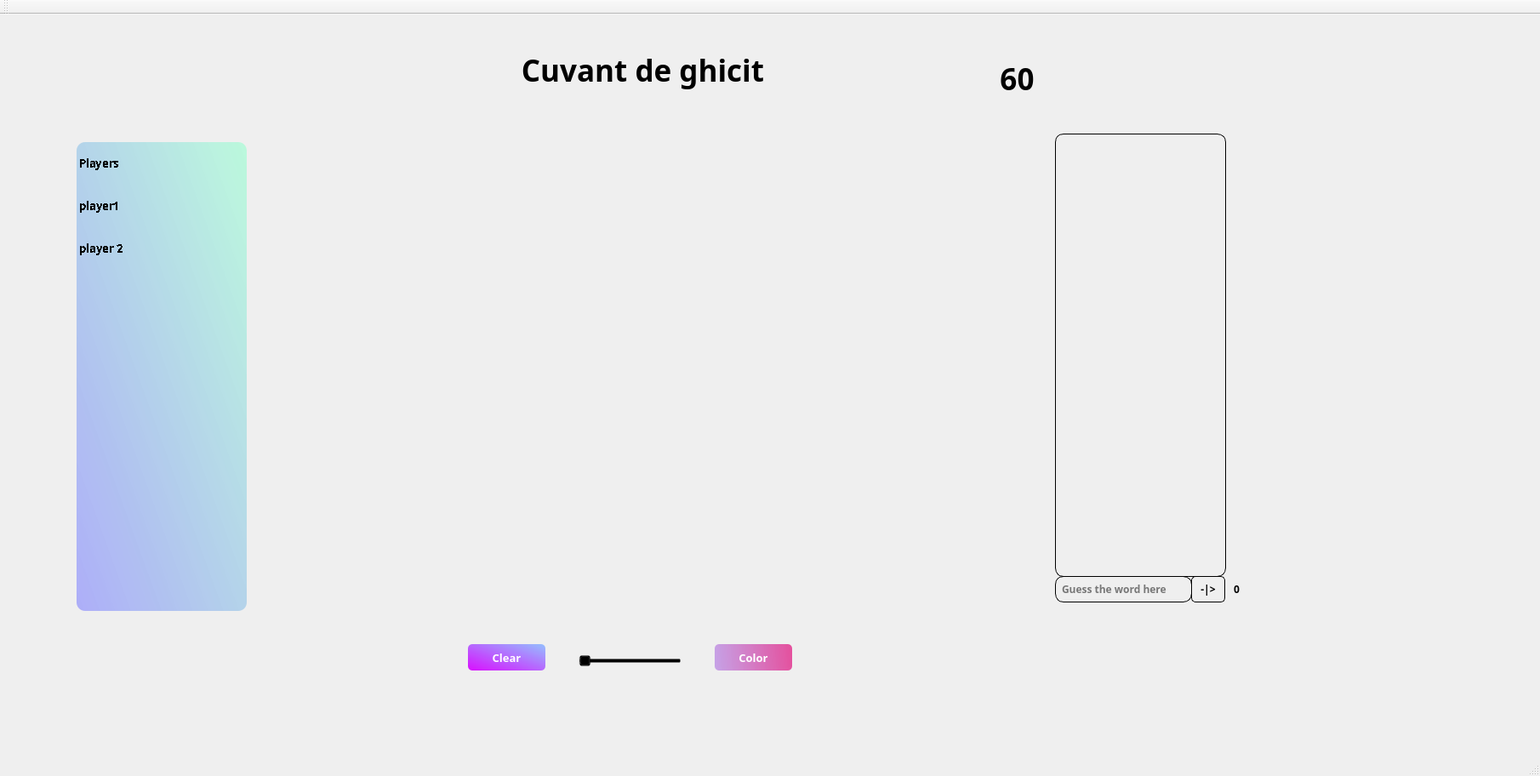
<?xml version="1.0" encoding="UTF-8"?>
<ui version="4.0">
 <class>gameWindowClass</class>
 <widget class="QMainWindow" name="gameWindowClass">
  <property name="geometry">
   <rect>
    <x>0</x>
    <y>0</y>
    <width>1810</width>
    <height>912</height>
   </rect>
  </property>
  <property name="windowTitle">
   <string>gameWindow</string>
  </property>
  <property name="styleSheet">
   <string notr="true"/>
  </property>
  <widget class="QWidget" name="centralWidget">
   <widget class="QTextEdit" name="messageArea">
    <property name="geometry">
     <rect>
      <x>1240</x>
      <y>140</y>
      <width>201</width>
      <height>521</height>
     </rect>
    </property>
    <property name="font">
     <font>
      <family>Yu Gothic UI Semibold</family>
      <pointsize>10</pointsize>
      <bold>true</bold>
     </font>
    </property>
    <property name="styleSheet">
     <string notr="true">border-radius: 10px;
 padding: 5px;
border:1px solid rgb(0, 0, 0);
background-color: transparent;</string>
    </property>
    <property name="readOnly">
     <bool>true</bool>
    </property>
   </widget>
   <widget class="QLineEdit" name="inputField">
    <property name="geometry">
     <rect>
      <x>1240</x>
      <y>660</y>
      <width>161</width>
      <height>31</height>
     </rect>
    </property>
    <property name="sizePolicy">
     <sizepolicy hsizetype="Maximum" vsizetype="Expanding">
      <horstretch>0</horstretch>
      <verstretch>0</verstretch>
     </sizepolicy>
    </property>
    <property name="font">
     <font>
      <family>Yu Gothic UI Semibold</family>
      <bold>true</bold>
     </font>
    </property>
    <property name="styleSheet">
     <string notr="true">border-radius: 10px; 
padding: 5px;
border: 1px solid rgb(0, 0, 0);
background-color: transparent;</string>
    </property>
    <property name="inputMask">
     <string/>
    </property>
    <property name="placeholderText">
     <string>Guess the word here</string>
    </property>
    <property name="clearButtonEnabled">
     <bool>false</bool>
    </property>
   </widget>
   <widget class="QPushButton" name="sendButton">
    <property name="enabled">
     <bool>true</bool>
    </property>
    <property name="geometry">
     <rect>
      <x>1400</x>
      <y>660</y>
      <width>40</width>
      <height>31</height>
     </rect>
    </property>
    <property name="maximumSize">
     <size>
      <width>40</width>
      <height>16777215</height>
     </size>
    </property>
    <property name="font">
     <font>
      <family>Yu Gothic UI Semibold</family>
      <bold>true</bold>
     </font>
    </property>
    <property name="styleSheet">
     <string notr="true">QPushButton#sendButton {
    background-color: rgb(255, 255, 255);
    border-radius: 5px;
    color: rgb(0, 0, 0);
border:1px solid rgb(0, 0, 0);
background-color: transparent;
}
</string>
    </property>
    <property name="text">
     <string>-|&gt;</string>
    </property>
   </widget>
   <widget class="QLabel" name="charCountLabel">
    <property name="geometry">
     <rect>
      <x>1450</x>
      <y>660</y>
      <width>16</width>
      <height>31</height>
     </rect>
    </property>
    <property name="font">
     <font>
      <family>Yu Gothic UI Semibold</family>
      <bold>true</bold>
     </font>
    </property>
    <property name="styleSheet">
     <string notr="true">background-color: transparent;</string>
    </property>
    <property name="text">
     <string>0</string>
    </property>
   </widget>
   <widget class="QSlider" name="penWidthSlider">
    <property name="geometry">
     <rect>
      <x>680</x>
      <y>750</y>
      <width>121</width>
      <height>20</height>
     </rect>
    </property>
    <property name="styleSheet">
     <string notr="true">background-color: transparent;</string>
    </property>
    <property name="minimum">
     <number>1</number>
    </property>
    <property name="maximum">
     <number>10</number>
    </property>
    <property name="pageStep">
     <number>1</number>
    </property>
    <property name="sliderPosition">
     <number>1</number>
    </property>
    <property name="orientation">
     <enum>Qt::Horizontal</enum>
    </property>
    <property name="tickPosition">
     <enum>QSlider::NoTicks</enum>
    </property>
   </widget>
   <widget class="QPushButton" name="colorPickerButton">
    <property name="geometry">
     <rect>
      <x>840</x>
      <y>740</y>
      <width>91</width>
      <height>31</height>
     </rect>
    </property>
    <property name="font">
     <font>
      <family>Yu Gothic UI Semibold</family>
      <pointsize>10</pointsize>
      <bold>true</bold>
     </font>
    </property>
    <property name="styleSheet">
     <string notr="true">QPushButton#colorPickerButton {
    background-color: qlineargradient(spread: pad, x1: 0, y1: 0.505682, x2: 1, y2: 0.477, stop: 0 rgba(191,148,228,219), stop: 1 rgba(227,61,148 ,226));
    border-radius: 5px;
    color: rgb(255, 255, 255);
}

QPushButton#colorPickerButton:hover {
    background-color: qlineargradient(spread: pad, x1: 0, y1: 0.505682, x2: 1, y2: 0.477, stop: 0 rgba(190, 86, 131, 219), stop: 1 rgba(219, 10, 91, 226));
}

QPushButton#colorPickerButton:pressed {
    padding-left: 5px;
    padding-right: 5px;
    background-color: rgba(150, 123, 111, 255);
}
</string>
    </property>
    <property name="text">
     <string>Color</string>
    </property>
   </widget>
   <widget class="QLabel" name="timerLabel">
    <property name="geometry">
     <rect>
      <x>1170</x>
      <y>50</y>
      <width>51</width>
      <height>51</height>
     </rect>
    </property>
    <property name="font">
     <font>
      <family>Yu Gothic UI Semibold</family>
      <pointsize>26</pointsize>
      <bold>true</bold>
     </font>
    </property>
    <property name="styleSheet">
     <string notr="true">background-color: transparent;</string>
    </property>
    <property name="text">
     <string>60</string>
    </property>
    <property name="alignment">
     <set>Qt::AlignCenter</set>
    </property>
   </widget>
   <widget class="QPushButton" name="clearButton">
    <property name="geometry">
     <rect>
      <x>550</x>
      <y>740</y>
      <width>91</width>
      <height>31</height>
     </rect>
    </property>
    <property name="font">
     <font>
      <family>Yu Gothic UI Semibold</family>
      <pointsize>10</pointsize>
      <bold>true</bold>
     </font>
    </property>
    <property name="styleSheet">
     <string notr="true">QPushButton#clearButton {
    background-color:qlineargradient(spread:pad, x1:0, y1:1, x2:1, y2:0, stop:0 rgba(215, 0, 255, 239), stop:0.994318 rgba(146, 189, 255, 246));
    border-radius: 5px;
    color:rgb(255, 255, 255);
}

QPushButton#clearButton:hover {
     background-color:qlineargradient(spread:pad, x1:0, y1:1, x2:1, y2:0, stop:0 rgba(239, 123, 0, 239), stop:0.994318 rgba(255, 146, 235, 246));
}

QPushButton#clearButton:pressed {
    padding-left: 5px;
    padding-right: 5px;
    background-color: rgb(164, 162, 253)
}
</string>
    </property>
    <property name="text">
     <string>Clear</string>
    </property>
   </widget>
   <widget class="QLabel" name="wordtoGuess">
    <property name="geometry">
     <rect>
      <x>520</x>
      <y>40</y>
      <width>471</width>
      <height>51</height>
     </rect>
    </property>
    <property name="font">
     <font>
      <family>Yu Gothic UI Semibold</family>
      <pointsize>26</pointsize>
      <bold>true</bold>
     </font>
    </property>
    <property name="styleSheet">
     <string notr="true">background-color: transparent;</string>
    </property>
    <property name="text">
     <string>Cuvant de ghicit</string>
    </property>
    <property name="alignment">
     <set>Qt::AlignCenter</set>
    </property>
   </widget>
   <widget class="QListWidget" name="gamePlayersList">
    <property name="geometry">
     <rect>
      <x>90</x>
      <y>150</y>
      <width>200</width>
      <height>551</height>
     </rect>
    </property>
    <property name="minimumSize">
     <size>
      <width>200</width>
      <height>300</height>
     </size>
    </property>
    <property name="maximumSize">
     <size>
      <width>200</width>
      <height>800</height>
     </size>
    </property>
    <property name="font">
     <font>
      <family>Yu Gothic UI Semibold</family>
      <pointsize>10</pointsize>
      <bold>true</bold>
      <stylestrategy>NoAntialias</stylestrategy>
     </font>
    </property>
    <property name="styleSheet">
     <string notr="true"> QListWidget {
background-color:qlineargradient(spread:pad, x1:0, y1:1, x2:1, y2:0, stop:0 rgba(149, 150, 251, 188), stop:1 rgba(160, 255, 210, 166));
border-radius:10px;
 }

QListWidget::item{
height: 40px;
padding: 5px;
font-size: 16px;       
text-align: center;
}

 QListWidget::item:hover {
     background: qlineargradient(spread:pad, x1:0.432, y1:0.664773, x2:1, y2:0, stop:0 rgba(255, 124, 225, 186), stop:1 rgba(112, 107, 255, 138));
 }
</string>
    </property>
    <property name="selectionMode">
     <enum>QAbstractItemView::NoSelection</enum>
    </property>
    <item>
     <property name="text">
      <string>Players</string>
     </property>
    </item>
    <item>
     <property name="text">
      <string>player1</string>
     </property>
    </item>
    <item>
     <property name="text">
      <string>player 2</string>
     </property>
    </item>
   </widget>
  </widget>
  <widget class="QMenuBar" name="menuBar">
   <property name="geometry">
    <rect>
     <x>0</x>
     <y>0</y>
     <width>1810</width>
     <height>22</height>
    </rect>
   </property>
  </widget>
  <widget class="QToolBar" name="mainToolBar">
   <attribute name="toolBarArea">
    <enum>TopToolBarArea</enum>
   </attribute>
   <attribute name="toolBarBreak">
    <bool>false</bool>
   </attribute>
  </widget>
  <widget class="QStatusBar" name="statusBar"/>
 </widget>
 <layoutdefault spacing="6" margin="11"/>
 <resources/>
 <connections/>
</ui>
